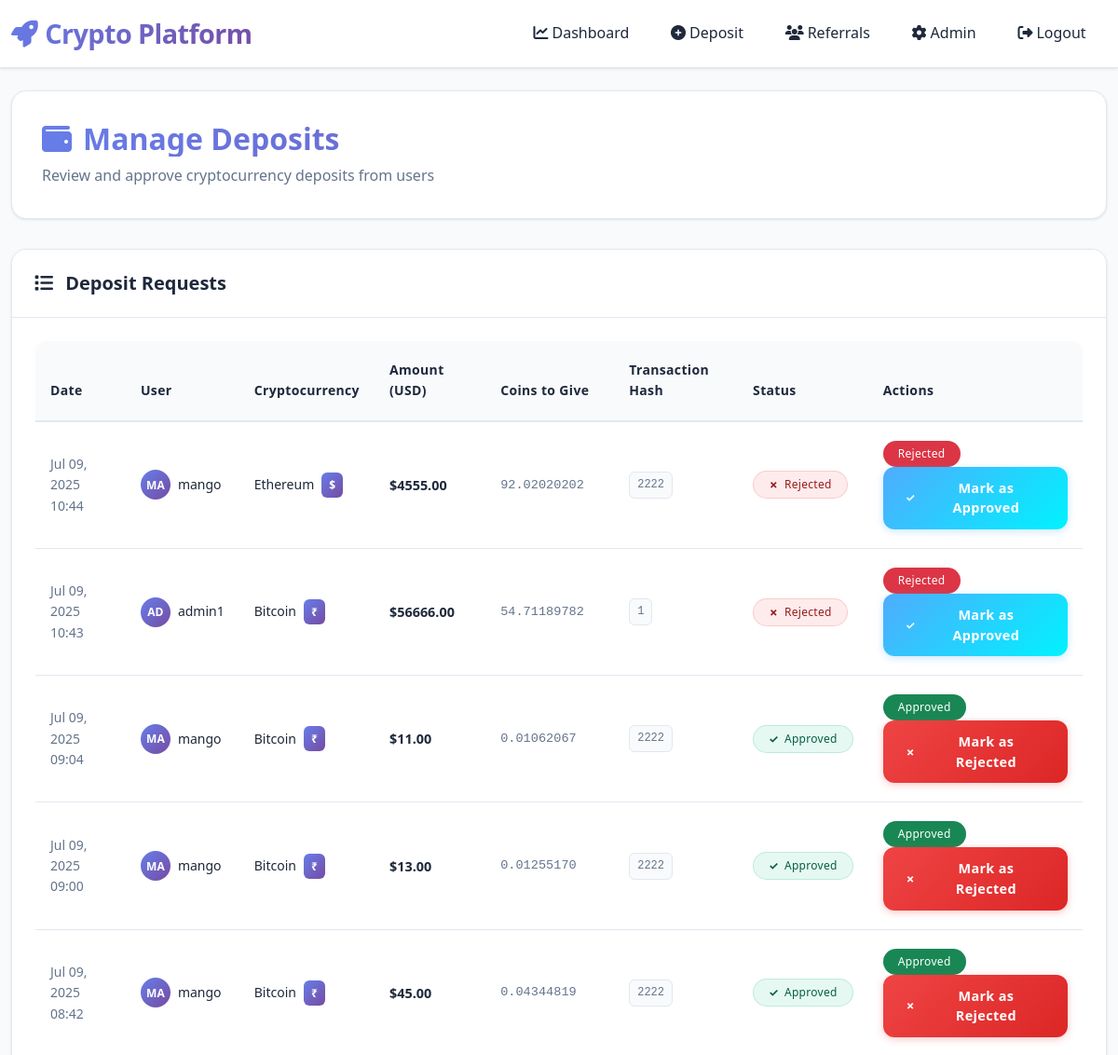
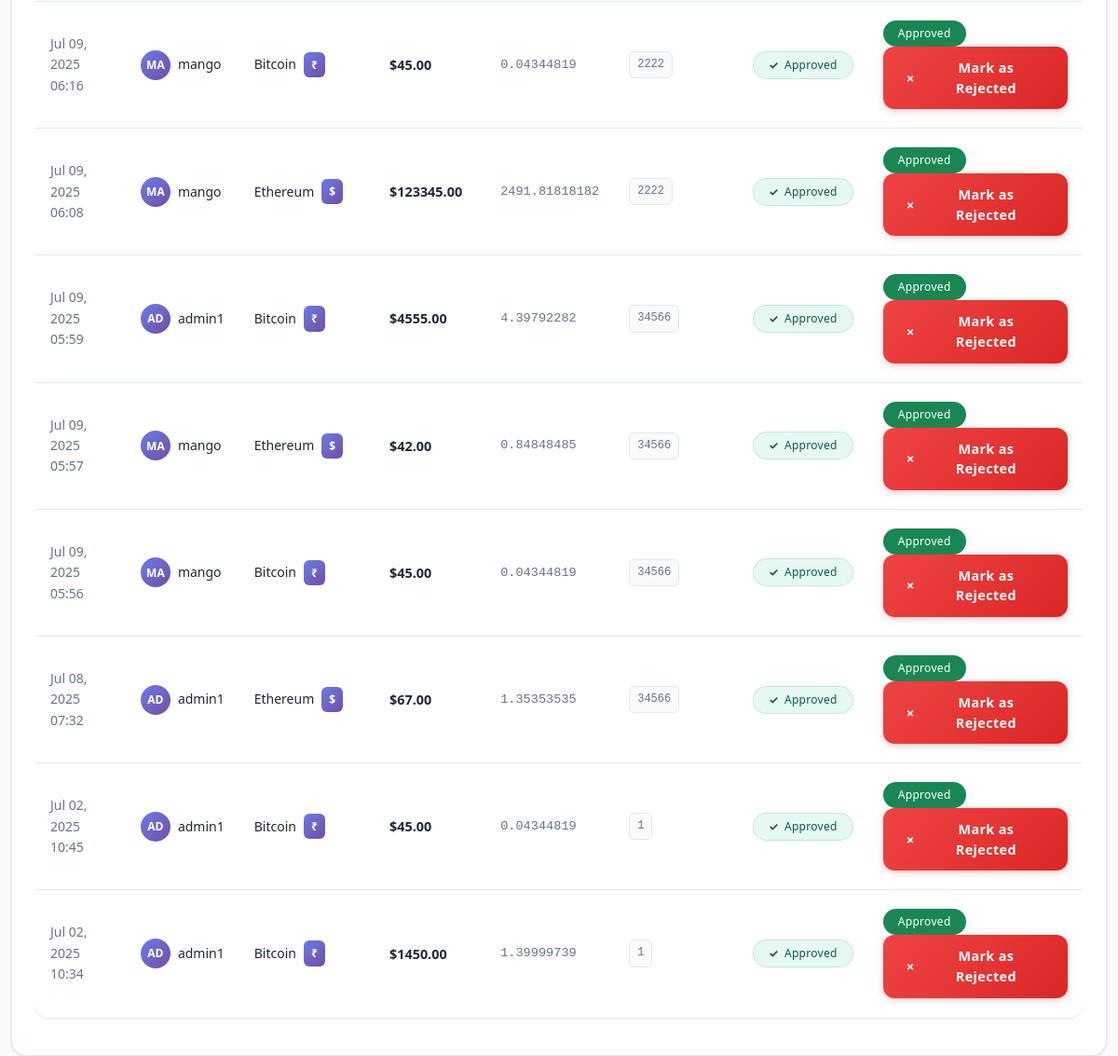
The app's page /deposits/admin/list/ (signed in) with its own data (2 pictures, top to bottom).
### deposits/models.py (models this page shows, shortened)
class Deposit(models.Model):
    STATUS_CHOICES = [
        ('pending', 'Pending'),
        ('approved', 'Approved'),
        ('rejected', 'Rejected'),
    ]
    user = models.ForeignKey(User, on_delete=models.CASCADE)
    cryptocurrency = models.ForeignKey(Cryptocurrency, on_delete=models.CASCADE)
    amount = models.DecimalField(max_digits=20, decimal_places=2)  # Amount in USD
    transaction_hash = models.CharField(max_length=100, blank=True)
    wallet_address = models.CharField(max_length=50)
    status = models.CharField(max_length=20, choices=STATUS_CHOICES, default='pending')
    created_at = models.DateTimeField(auto_now_add=True)
    approved_at = models.DateTimeField(null=True, blank=True)
    @property
    def coins_to_receive(self):
        return self.amount / self.cryptocurrency.current_price

### trading/models.py (models this page shows, shortened)
class Cryptocurrency(models.Model):
    name = models.CharField(max_length=50)  # Bitcoin, Ethereum, etc.
    symbol = models.CharField(max_length=10)  # BTC, ETH, etc.
    total_supply = models.DecimalField(max_digits=20, decimal_places=8)
    current_price = models.DecimalField(max_digits=20, decimal_places=8)
    price_change_24h = models.DecimalField(max_digits=5, decimal_places=2, default=0)
    is_active = models.BooleanField(default=True)
    created_at = models.DateTimeField(auto_now_add=True)
    updated_at = models.DateTimeField(auto_now=True)
    class Meta:
        verbose_name_plural = "Cryptocurrencies"

### deposits/views.py (the view)
# urls.py: path('admin/list/', views.AdminDepositListView.as_view(), name='admin_list'),
class AdminDepositListView(LoginRequiredMixin, UserPassesTestMixin, ListView):
    model = Deposit
    template_name = 'deposits/admin/list.html'
    context_object_name = 'deposits'
    def test_func(self):
        return self.request.user.is_staff
    def get_queryset(self):
        return Deposit.objects.all().select_related('user', 'cryptocurrency').order_by('-created_at')

### templates/deposits/admin/list.html (shortened to what this page needs)
{% extends 'base.html' %}
{% block content %}
<div class="page-header">
    <h1 class="page-title">
        <i class="fas fa-wallet"></i>
        Manage Deposits
    </h1>
    <p class="page-subtitle">Review and approve cryptocurrency deposits from users</p>
</div>
<div class="row">
    <div class="col-md-12">
        <div class="card">
            <div class="card-header">
                <h5 class="mb-0">
                    <i class="fas fa-list me-2"></i>
                    Deposit Requests
                </h5>
            </div>
            <div class="card-body">
                {% if deposits %}
                <div class="table-responsive">
                    <table class="table">
                        <thead>
                            <tr>
                                <th>Date</th>
                                <th>User</th>
                                <th>Cryptocurrency</th>
                                <th>Amount (USD)</th>
                                <th>Coins to Give</th>
                                <th>Transaction Hash</th>
                                <th>Status</th>
                                <th>Actions</th>
                            </tr>
                        </thead>
                        <tbody>
                            {% for deposit in deposits %}
                            <tr>
                                <td>
                                    <div class="date-info">{{ deposit.created_at|date:"M d, Y H:i" }}</div>
                                </td>
                                <td>
                                    <div class="user-info">
                                        <div class="user-avatar">
                                            {{ deposit.user.username|slice:":2"|upper }}
                                        </div>
                                        <div class="user-name">{{ deposit.user.username }}</div>
                                    </div>
                                </td>
                                <td>
                                    <div class="crypto-info">
                                        <span>{{ deposit.cryptocurrency.name }}</span>
                                        <span class="crypto-symbol">{{ deposit.cryptocurrency.symbol }}</span>
                                    </div>
                                </td>
                                <td>
                                    <div class="amount-usd">${{ deposit.amount|floatformat:2 }}</div>
                                </td>
                                <td>
                                    <div class="coins-amount">{{ deposit.coins_to_receive|floatformat:8 }}</div>
                                </td>
                                <td>
                                    {% if deposit.transaction_hash %}
                                    <div class="transaction-hash">{{ deposit.transaction_hash|truncatechars:20 }}</div>
                                    {% else %}
                                    <span class="text-muted">-</span>
                                    {% endif %}
                                </td>
                                <td>
                                    {% if deposit.status == 'pending' %}
                                    <span class="badge badge-warning">Pending</span>
                                    {% elif deposit.status == 'approved' %}
                                    <span class="badge badge-success">Approved</span>
                                    {% else %}
                                    <span class="badge badge-danger">Rejected</span>
                                    {% endif %}
                                </td>
                                <td>
                                 {% if deposit.status == 'pending' %}
                            <a href="{% url 'deposits:admin_approve' deposit.id %}"
                            class="btn btn-sm btn-success"
                            onclick="return confirm('Approve this deposit?')">
                                Approve
                            </a>
                            <a href="{% url 'deposits:admin_reject' deposit.id %}"
                            class="btn btn-sm btn-danger"
                            onclick="return confirm('Reject this deposit? This action cannot be undone.')">
                                Reject
                            </a>
                        {% elif deposit.status == 'approved' %}
                            <span class="badge bg-success">Approved</span>
                            <a href="{% url 'deposits:admin_reject' deposit.id %}"
                            class="btn btn-sm btn-danger"
                            onclick="return confirm('Change status to Rejected?')">
                                Mark as Rejected
                            </a>
                        {% elif deposit.status == 'rejected' %}
                            <span class="badge bg-danger">Rejected</span>
                            <a href="{% url 'deposits:admin_approve' deposit.id %}"
                            class="btn btn-sm btn-success"
                            onclick="return confirm('Change status to Approved?')">
                                Mark as Approved
                            </a>
                        {% else %}
                            <span class="text-muted">No action</span>
                        {% endif %}
                                </td>
                            </tr>
                            {% endfor %}
                        </tbody>
                    </table>
                </div>
                {% else %}
                <div class="empty-state">
                    <i class="fas fa-inbox"></i>
                    <h5>No deposits found</h5>
                    <p class="text-muted">There are no deposit requests at the moment.</p>
                </div>
                {% endif %}
            </div>
        </div>
    </div>
</div>
{% endblock %}

### templates/base.html (style rules this page uses)
:root { --primary-gradient: linear-gradient(135deg, #667eea 0%, #764ba2 100%); --secondary-gradient: linear-gradient(135deg, #f093fb 0%, #f5576c 100%); --success-gradient: linear-gradient(135deg, #4facfe 0%, #00f2fe 100%); --light-bg: #f8fafc; --white-bg: #ffffff; --card-bg: #ffffff; --border-color: #e2e8f0; --text-primary: #1e293b; --text-secondary: #64748b; --text-muted: #94a3b8; --shadow-light: 0 1px 3px rgba(0, 0, 0, 0.1); --shadow-medium: 0 4px 6px rgba(0, 0, 0, 0.1); --shadow-large: 0 8px 25px rgba(0, 0, 0, 0.15); }
* { margin: 0; padding: 0; box-sizing: border-box; }
body { background: var(--light-bg); color: var(--text-primary); font-family: 'Segoe UI', system-ui, -apple-system, sans-serif; min-height: 100vh; line-height: 1.6; }
.card { background: var(--card-bg); border: 1px solid var(--border-color); border-radius: 16px; box-shadow: var(--shadow-light); transition: all 0.3s ease; position: relative; overflow: hidden; }
.card-header { background: var(--white-bg); border-bottom: 1px solid var(--border-color); font-weight: 600; padding: 1.5rem; border-radius: 16px 16px 0 0; color: var(--text-primary); }
.card-body { padding: 1.5rem; }
.btn { border: none; border-radius: 12px; font-weight: 600; padding: 0.75rem 1.5rem; transition: all 0.3s ease; position: relative; overflow: hidden; text-transform: none; letter-spacing: 0.025em; font-size: 0.9rem; display: inline-flex; align-items: center; gap: 0.5rem; }
.btn-success { background: var(--success-gradient); color: white; box-shadow: 0 4px 15px rgba(79, 172, 254, 0.3); }
.table { background: var(--white-bg); border-radius: 16px; overflow: hidden; border: 1px solid var(--border-color); box-shadow: var(--shadow-light); }
.table thead th { background: var(--light-bg); border: none; color: var(--text-primary); font-weight: 600; text-transform: none; letter-spacing: 0.025em; padding: 1rem; font-size: 0.9rem; }
.table tbody tr { border-bottom: 1px solid var(--border-color); transition: all 0.2s ease; }
.table td { padding: 1rem; color: var(--text-primary); border: none; vertical-align: middle; }
.table tbody tr:last-child { border-bottom: none; }
h1, h2, h3, h4, h5, h6 { color: var(--text-primary); font-weight: 600; }
.page-title { font-size: 2rem; font-weight: 700; margin-bottom: 0.5rem; }
.badge { padding: 0.5rem 1rem; border-radius: 20px; font-weight: 500; font-size: 0.75rem; }
.badge-success { background: rgba(16, 185, 129, 0.1); color: #065f46; border: 1px solid rgba(16, 185, 129, 0.2); }

### records on screen
Deposit: created_at "Jul 09, 2025 10:44", user.username "MA", user.username "mango", cryptocurrency.name "Ethereum", cryptocurrency.symbol "$", amount "4555.00", coins_to_receive "92.02020202", transaction_hash "2222", status "Rejected"
Deposit: created_at "Jul 09, 2025 10:43", user.username "AD", user.username "admin1", cryptocurrency.name "Bitcoin", cryptocurrency.symbol "₹", amount "56666.00", coins_to_receive "54.71189782", transaction_hash "1", status "Rejected"
Deposit: created_at "Jul 09, 2025 09:04", user.username "MA", user.username "mango", cryptocurrency.name "Bitcoin", cryptocurrency.symbol "₹", amount "11.00", coins_to_receive "0.01062067", transaction_hash "2222", status "Approved"
Deposit: created_at "Jul 09, 2025 09:00", user.username "MA", user.username "mango", cryptocurrency.name "Bitcoin", cryptocurrency.symbol "₹", amount "13.00", coins_to_receive "0.01255170", transaction_hash "2222", status "Approved"
Deposit: created_at "Jul 09, 2025 08:42", user.username "MA", user.username "mango", cryptocurrency.name "Bitcoin", cryptocurrency.symbol "₹", amount "45.00", coins_to_receive "0.04344819", transaction_hash "2222", status "Approved"
Deposit: created_at "Jul 09, 2025 06:16", user.username "MA", user.username "mango", cryptocurrency.name "Bitcoin", cryptocurrency.symbol "₹", amount "45.00", coins_to_receive "0.04344819", transaction_hash "2222", status "Approved"
Deposit: created_at "Jul 09, 2025 06:08", user.username "MA", user.username "mango", cryptocurrency.name "Ethereum", cryptocurrency.symbol "$", amount "123345.00", coins_to_receive "2491.81818182", transaction_hash "2222", status "Approved"
Deposit: created_at "Jul 09, 2025 05:59", user.username "AD", user.username "admin1", cryptocurrency.name "Bitcoin", cryptocurrency.symbol "₹", amount "4555.00", coins_to_receive "4.39792282", transaction_hash "34566", status "Approved"
Deposit: created_at "Jul 09, 2025 05:57", user.username "MA", user.username "mango", cryptocurrency.name "Ethereum", cryptocurrency.symbol "$", amount "42.00", coins_to_receive "0.84848485", transaction_hash "34566", status "Approved"
Deposit: created_at "Jul 09, 2025 05:56", user.username "MA", user.username "mango", cryptocurrency.name "Bitcoin", cryptocurrency.symbol "₹", amount "45.00", coins_to_receive "0.04344819", transaction_hash "34566", status "Approved"
Deposit: created_at "Jul 08, 2025 07:32", user.username "AD", user.username "admin1", cryptocurrency.name "Ethereum", cryptocurrency.symbol "$", amount "67.00", coins_to_receive "1.35353535", transaction_hash "34566", status "Approved"
Deposit: created_at "Jul 02, 2025 10:45", user.username "AD", user.username "admin1", cryptocurrency.name "Bitcoin", cryptocurrency.symbol "₹", amount "45.00", coins_to_receive "0.04344819", transaction_hash "1", status "Approved"
Deposit: created_at "Jul 02, 2025 10:34", user.username "AD", user.username "admin1", cryptocurrency.name "Bitcoin", cryptocurrency.symbol "₹", amount "1450.00", coins_to_receive "1.39999739", transaction_hash "1", status "Approved"
